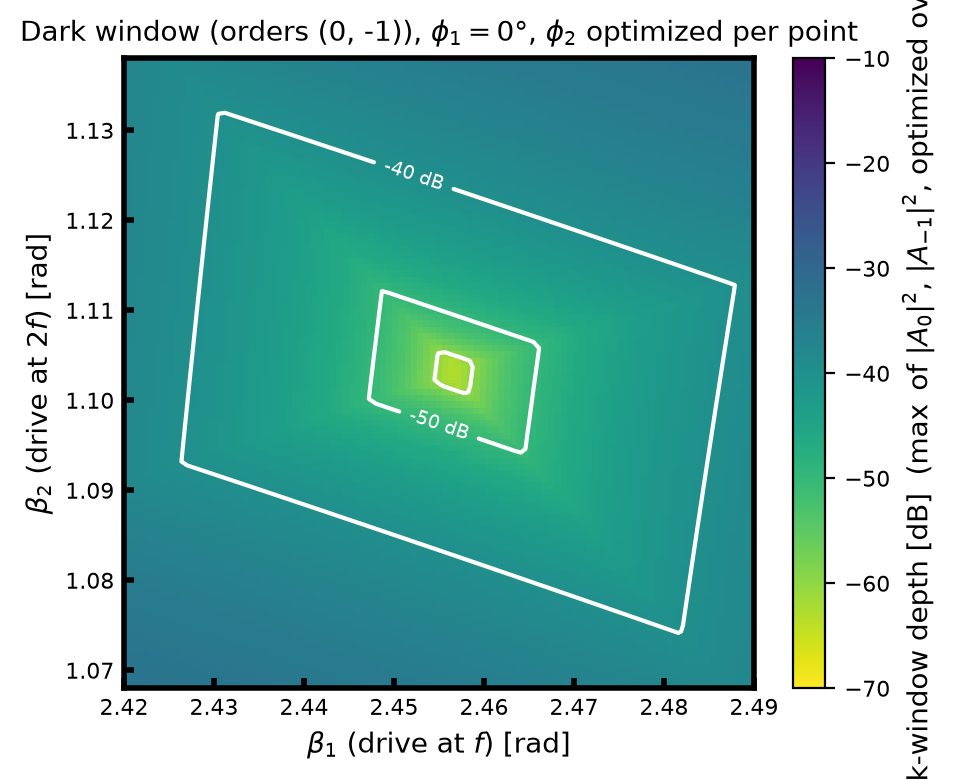

Recreate this plot in Python.
"""
dark_window_theory_investigator.py

Pure-theory investigation of the "dark window" formed by jointly suppressing
harmonic orders in DARK_ORDERS (default: the carrier n=0 and the n=-1
sideband) of a dual-tone phase-modulated drive, as a function of the two
modulation depths beta1 (drive at f) and beta2 (drive at 2f).

At each (beta1, beta2) grid point, the relative phase phi2 is swept (ch1
phase phi1 is held fixed at PHI1_DEG -- only the relative phase phi2-phi1
matters physically) and the metric

    depth(beta1, beta2) = min_phi2  max_{p in DARK_ORDERS} |A_p(beta1, beta2, phi2)|^2

is recorded, in dB: the best achievable joint suppression of every order in
DARK_ORDERS at that (beta1, beta2). A heatmap of this metric is drawn over
the beta1-beta2 grid (centered on BETA1_CENTER/BETA2_CENTER), with
iso-contours at CONTOUR_LEVELS_DB marking where each suppression depth is
achieved.
"""

import sys
from pathlib import Path
sys.path.insert(0, str(Path(__file__).resolve().parent.parent / 'experiment_control'))

import numpy as np
from scipy.special import jv
import matplotlib.pyplot as plt
import matplotlib.colors as mcolors

from graphics import RED2, BLUE2

# ── configuration ─────────────────────────────────────────────────────────────

# beta1-beta2 grid, centered on the nominal design point.
BETA1_CENTER = 2.455
BETA2_CENTER = 1.103
BETA1_HALF_SPAN = 0.035   # grid spans [center - half_span, center + half_span]
BETA2_HALF_SPAN = 0.035
N_BETA1 = 101            # grid resolution (columns)
N_BETA2 = 101            # grid resolution (rows)

PHI1_DEG = 0.0          # ch1 phase (deg); fixed -- only phi2-phi1 matters physically
N_PHI_SEARCH = 1801      # phase-optimization search resolution (grid search over phi2)

# Harmonic orders to jointly suppress (the "dark window"); the metric at each
# (beta1, beta2) is the best achievable (phase-optimized) MAX power across
# these orders.
DARK_ORDERS = (0, -1)

# Bessel series truncation. None = auto, from the grid's max beta + margin.
K_TRUNC = None

# ── contour levels ────────────────────────────────────────────────────────────
CONTOUR_LEVELS_DB = [-60, -50, -40, -30, -20]
# Single color applied to every level, or a list the same length as
# CONTOUR_LEVELS_DB for a distinct color per level.
CONTOUR_COLOR     = '#ffffff'
CONTOUR_LINEWIDTH = 1.5
CONTOUR_LINESTYLE = '-'
CONTOUR_ALPHA      = 1.0
CONTOUR_ZORDER     = 3

CONTOUR_LABEL_SHOW     = True
CONTOUR_LABEL_FONTSIZE = 7
CONTOUR_LABEL_FMT      = '%d dB'
CONTOUR_LABEL_COLOR    = '#ffffff'   # None = match each line's own color

# ── heatmap ───────────────────────────────────────────────────────────────────
HEATMAP_CMAP  = 'viridis_r'   # reversed: darker = more suppression = "better"
HEATMAP_VMIN  = -70.0          # None = auto
HEATMAP_VMAX  = -10.0          # None = auto
SHOW_COLORBAR = True
COLORBAR_LABEL = r'Dark-window depth [dB]  ($\max$ of $|A_0|^2$, $|A_{-1}|^2$, optimized over $\phi_2$)'

# ── design-point marker ────────────────────────────────────────────────────────
SHOW_CENTER_MARKER       = False
CENTER_MARKER            = 'x'
CENTER_MARKERSIZE        = 10
CENTER_MARKER_FACECOLOR  = 'none'
CENTER_MARKER_FACE_ALPHA = 1.0
CENTER_MARKER_EDGECOLOR  = RED2
CENTER_MARKER_EDGE_ALPHA = 1.0
CENTER_MARKER_EDGEWIDTH  = 2.0
CENTER_MARKER_ZORDER     = 5
CENTER_MARKER_LABEL      = 'Design point'

SHOW_GRID   = False
SHOW_LEGEND = True

# Axis limits; None = the beta1/beta2 grid extents above.
XLIM = None
YLIM = None

# ── graphics style ────────────────────────────────────────────────────────────
axes_width_mm   = 100.0
axes_height_mm  =  80.0
left_mm         =  20.0
right_mm        =  24.0   # room for the colorbar
bottom_mm       =  16.0
top_mm          =   8.0
spine_linewidth =   2.0
tick_width      =   2.0
tick_direction  = 'in'
axis_label_fontsize = 10.0
tick_label_fontsize  =  8.0
# ─────────────────────────────────────────────────────────────────────────────

# ── phase-jitter suppression sampling ─────────────────────────────────────────
# Sample N_SAMPLES (beta1, beta2) points from within the region of the grid
# achieving at least SAMPLE_REGION_DB suppression, perturb each point's own
# optimal phi2 (from the heatmap computation) by Gaussian noise with std
# SAMPLE_PHASE_STD_DEG, and histogram the resulting (generally worse than
# optimal) suppression ratio actually realized at that jittered phase.
SHOW_PHASE_JITTER_HISTOGRAM = True
SAMPLE_REGION_DB     = -50.0   # region: metric_grid_db <= this value
SAMPLE_PHASE_STD_DEG = 0.3     # std of Gaussian phase jitter around the optimal phi2
N_SAMPLES            = 100
SAMPLE_SEED          = None    # None = nondeterministic; set an int for reproducible sampling

# ── histogram style ────────────────────────────────────────────────────────────
HIST_BINS      = 20
HIST_LINESTYLE = '-'
HIST_LINEWIDTH = 1.0
HIST_EDGECOLOR = '#000000'
HIST_EDGE_ALPHA = 1.0
HIST_FACECOLOR = BLUE2
HIST_FACE_ALPHA = 0.85
HIST_ZORDER     = 2

HIST_SHOW_GRID   = False
HIST_SHOW_LEGEND = False

HIST_XLIM = None
HIST_YLIM = None

# Histogram figure geometry (independent of the heatmap figure above).
hist_axes_width_mm   = 100.0
hist_axes_height_mm  =  40.0
hist_left_mm         =  20.0
hist_right_mm        =  10.0
hist_bottom_mm       =  16.0
hist_top_mm          =   8.0

HIST_PUBLICATION_SVG_NAME = 'dark_window_phase_jitter_histogram.svg'
# ─────────────────────────────────────────────────────────────────────────────

# ── publication export ────────────────────────────────────────────────────────
# When True: removes axis/tick labels, the title, and the legend (from the
# same figure that's shown and PNG-saved below), and additionally saves an
# SVG to SAVE_FOLDER.
FOR_PUBLICATION = False
SAVE_FOLDER = r"C:\Users\jake\OneDrive - UCB-O365\quantum_nanophoxonics\media"
PUBLICATION_SVG_NAME = 'dark_window_theory_investigator.svg'
# ─────────────────────────────────────────────────────────────────────────────


def _compute_dark_window_grid(beta1_vals: np.ndarray, beta2_vals: np.ndarray, phi1: float,
                               dark_orders, phi_grid: np.ndarray, k_trunc: int):
    """
    For every (beta1, beta2) grid point, the best achievable (phase-optimized)
    joint suppression of every order in dark_orders -- fully vectorized (one
    matrix product per order, rather than looping per grid point).

    Returns (metric_grid_db, best_phi_grid), each shape
    (len(beta2_vals), len(beta1_vals)).
    """
    k = np.arange(-k_trunc, k_trunc + 1)         # (K,)
    E = np.exp(1j * np.outer(k, phi_grid))        # (K, P) -- exp(i*k*phi2)

    n1, n2 = len(beta1_vals), len(beta2_vals)
    worst = np.zeros((n2, n1, len(phi_grid)))

    for order in dark_orders:
        orders_minus_2k = order - 2 * k                            # (K,)
        const = np.exp(1j * orders_minus_2k * phi1)                 # (K,) -- fixed phi1 part
        J1 = jv(orders_minus_2k[None, :], beta1_vals[:, None])      # (n1, K)
        J2 = jv(k[None, :], beta2_vals[:, None])                    # (n2, K)

        coeff = J2[:, None, :] * J1[None, :, :] * const[None, None, :]   # (n2, n1, K)
        A = coeff.reshape(n2 * n1, len(k)) @ E                             # (n2*n1, P)
        power = (np.abs(A) ** 2).reshape(n2, n1, len(phi_grid))
        worst = np.maximum(worst, power)

    best_idx = np.argmin(worst, axis=2)                                          # (n2, n1)
    metric_lin = np.take_along_axis(worst, best_idx[..., None], axis=2)[..., 0]  # (n2, n1)
    metric_db = 10.0 * np.log10(np.maximum(metric_lin, 1e-30))
    best_phi = phi_grid[best_idx]
    return metric_db, best_phi


def _worst_power_at(beta1_arr: np.ndarray, beta2_arr: np.ndarray, phi1: float,
                     phi2_arr: np.ndarray, dark_orders, k_trunc: int) -> np.ndarray:
    """
    max_{p in dark_orders} |A_p|^2, evaluated elementwise at each
    (beta1_arr[i], beta2_arr[i], phi2_arr[i]) triple (not a grid) -- used to
    evaluate the *actual* (generally non-optimal) suppression at a jittered
    phase, as opposed to _compute_dark_window_grid's phase-optimized metric.
    """
    k = np.arange(-k_trunc, k_trunc + 1)              # (K,)
    phase2 = np.exp(1j * np.outer(phi2_arr, k))       # (N, K)
    worst = np.zeros(len(beta1_arr))
    for order in dark_orders:
        orders_minus_2k = order - 2 * k                                    # (K,)
        const = np.exp(1j * orders_minus_2k * phi1)                        # (K,)
        J1 = jv(orders_minus_2k[None, :], beta1_arr[:, None])               # (N, K)
        J2 = jv(k[None, :], beta2_arr[:, None])                             # (N, K)
        A = np.sum(J1 * J2 * const[None, :] * phase2, axis=1)              # (N,)
        worst = np.maximum(worst, np.abs(A) ** 2)
    return worst


def _sample_phase_jitter_suppression(beta1_vals, beta2_vals, metric_grid_db, best_phi_grid,
                                      phi1: float, dark_orders, k_trunc: int):
    """
    Sample N_SAMPLES (beta1, beta2) grid points from within the
    metric_grid_db <= SAMPLE_REGION_DB region (with replacement), perturb
    each sampled point's own optimal phi2 by Gaussian noise (std
    SAMPLE_PHASE_STD_DEG), and evaluate the actual suppression realized at
    that jittered phase.

    Returns (suppression_db, region_count): suppression_db is (N_SAMPLES,);
    region_count is how many distinct grid points satisfy the region cutoff.
    """
    region_i, region_j = np.where(metric_grid_db <= SAMPLE_REGION_DB)
    if len(region_i) == 0:
        raise RuntimeError(
            f"No grid points achieve SAMPLE_REGION_DB={SAMPLE_REGION_DB} dB; "
            "widen the beta1/beta2 span or relax the threshold."
        )

    rng = np.random.default_rng(SAMPLE_SEED)
    pick = rng.integers(0, len(region_i), size=N_SAMPLES)
    i_pick, j_pick = region_i[pick], region_j[pick]

    beta1_samples = beta1_vals[j_pick]
    beta2_samples = beta2_vals[i_pick]
    phi_optimal_samples = best_phi_grid[i_pick, j_pick]

    phase_std_rad = np.deg2rad(SAMPLE_PHASE_STD_DEG)
    phi_jittered = phi_optimal_samples + rng.normal(0.0, phase_std_rad, size=N_SAMPLES)

    worst_lin = _worst_power_at(beta1_samples, beta2_samples, phi1, phi_jittered,
                                 dark_orders, k_trunc)
    suppression_db = 10.0 * np.log10(np.maximum(worst_lin, 1e-30))
    return suppression_db, len(region_i)


def _make_figure():
    fig_w = left_mm + axes_width_mm + right_mm
    fig_h = bottom_mm + axes_height_mm + top_mm
    fig, ax = plt.subplots(figsize=(fig_w / 25.4, fig_h / 25.4))
    fig.subplots_adjust(
        left   = left_mm   / fig_w,
        right  = 1 - right_mm  / fig_w,
        bottom = bottom_mm / fig_h,
        top    = 1 - top_mm    / fig_h,
    )
    return fig, ax


def _build_figure(beta1_vals, beta2_vals, metric_grid_db, title, show_labels: bool):
    """
    Build one heatmap figure. show_labels=True gives the normal, fully-labeled
    figure; False gives the stripped publication variant -- built as its own
    separate figure rather than a mutation of the labeled one.
    """
    fig, ax = _make_figure()

    extent = [beta1_vals[0], beta1_vals[-1], beta2_vals[0], beta2_vals[-1]]
    im = ax.imshow(metric_grid_db, origin='lower', aspect='auto', extent=extent,
                   cmap=HEATMAP_CMAP, vmin=HEATMAP_VMIN, vmax=HEATMAP_VMAX, zorder=1)

    if SHOW_COLORBAR:
        cb = plt.colorbar(im, ax=ax)
        if show_labels:
            cb.set_label(COLORBAR_LABEL, fontsize=axis_label_fontsize)
        cb.ax.tick_params(labelsize=tick_label_fontsize)

    B1, B2 = np.meshgrid(beta1_vals, beta2_vals)
    n_levels = len(CONTOUR_LEVELS_DB)
    colors = CONTOUR_COLOR if isinstance(CONTOUR_COLOR, (list, tuple)) else [CONTOUR_COLOR] * n_levels
    levels_and_colors = sorted(zip(CONTOUR_LEVELS_DB, colors))
    sorted_levels = [lvl for lvl, _ in levels_and_colors]
    sorted_colors = [c for _, c in levels_and_colors]

    cs = ax.contour(B1, B2, metric_grid_db, levels=sorted_levels, colors=sorted_colors,
                     linewidths=CONTOUR_LINEWIDTH, linestyles=CONTOUR_LINESTYLE,
                     alpha=CONTOUR_ALPHA, zorder=CONTOUR_ZORDER)
    # matplotlib >=3.10 draws contours as one artist (no .collections);
    # older versions expose a list of LineCollections instead.
    if hasattr(cs, 'collections'):
        for coll in cs.collections:
            coll.set_capstyle('round')
    else:
        cs.set_capstyle('round')
    if show_labels and CONTOUR_LABEL_SHOW:
        ax.clabel(cs, inline=True, fontsize=CONTOUR_LABEL_FONTSIZE, fmt=CONTOUR_LABEL_FMT,
                  colors=(CONTOUR_LABEL_COLOR if CONTOUR_LABEL_COLOR is not None else None))

    if SHOW_CENTER_MARKER:
        ax.plot([BETA1_CENTER], [BETA2_CENTER], linestyle='none',
                marker=CENTER_MARKER, markersize=CENTER_MARKERSIZE,
                markerfacecolor=mcolors.to_rgba(CENTER_MARKER_FACECOLOR, CENTER_MARKER_FACE_ALPHA)
                                 if CENTER_MARKER_FACECOLOR != 'none' else 'none',
                markeredgecolor=mcolors.to_rgba(CENTER_MARKER_EDGECOLOR, CENTER_MARKER_EDGE_ALPHA),
                markeredgewidth=CENTER_MARKER_EDGEWIDTH, zorder=CENTER_MARKER_ZORDER,
                label=CENTER_MARKER_LABEL)

    ax.set_xlim(XLIM if XLIM is not None else (beta1_vals[0], beta1_vals[-1]))
    ax.set_ylim(YLIM if YLIM is not None else (beta2_vals[0], beta2_vals[-1]))

    for spine in ax.spines.values():
        spine.set_linewidth(spine_linewidth)
    ax.tick_params(axis='both', direction=tick_direction, width=tick_width,
                    labelsize=tick_label_fontsize)

    if show_labels:
        ax.set_xlabel(r'$\beta_1$ (drive at $f$) [rad]', fontsize=axis_label_fontsize)
        ax.set_ylabel(r'$\beta_2$ (drive at $2f$) [rad]', fontsize=axis_label_fontsize)
        ax.set_title(title, fontsize=axis_label_fontsize)
        if SHOW_GRID:
            ax.grid()
        if SHOW_LEGEND and SHOW_CENTER_MARKER:
            ax.legend(fontsize=tick_label_fontsize, frameon=False)
    else:
        ax.set_xlabel('')
        ax.set_ylabel('')
        ax.set_title('')
        ax.tick_params(labelbottom=False, labelleft=False)

    return fig, ax


def _build_histogram_figure(suppression_db, title, show_labels: bool):
    """
    Build one histogram figure of the phase-jitter-degraded suppression
    samples. show_labels=True gives the normal, fully-labeled figure; False
    gives the stripped publication variant -- its own separate figure, as in
    _build_figure above.
    """
    fig_w = hist_left_mm + hist_axes_width_mm + hist_right_mm
    fig_h = hist_bottom_mm + hist_axes_height_mm + hist_top_mm
    fig, ax = plt.subplots(figsize=(fig_w / 25.4, fig_h / 25.4))
    fig.subplots_adjust(
        left   = hist_left_mm   / fig_w,
        right  = 1 - hist_right_mm  / fig_w,
        bottom = hist_bottom_mm / fig_h,
        top    = 1 - hist_top_mm    / fig_h,
    )

    ax.hist(
        suppression_db, bins=HIST_BINS,
        facecolor=mcolors.to_rgba(HIST_FACECOLOR, HIST_FACE_ALPHA),
        edgecolor=mcolors.to_rgba(HIST_EDGECOLOR, HIST_EDGE_ALPHA),
        linewidth=HIST_LINEWIDTH, linestyle=HIST_LINESTYLE, zorder=HIST_ZORDER,
        label=f'n={N_SAMPLES}',
    )

    if HIST_XLIM is not None:
        ax.set_xlim(HIST_XLIM)
    if HIST_YLIM is not None:
        ax.set_ylim(HIST_YLIM)

    for spine in ax.spines.values():
        spine.set_linewidth(spine_linewidth)
    ax.tick_params(axis='both', direction=tick_direction, width=tick_width,
                    labelsize=tick_label_fontsize)

    if show_labels:
        ax.set_xlabel('Suppression [dB]  (max of $|A_0|^2$, $|A_{-1}|^2$)',
                       fontsize=axis_label_fontsize)
        ax.set_ylabel('Count', fontsize=axis_label_fontsize)
        ax.set_title(title, fontsize=axis_label_fontsize)
        if HIST_SHOW_GRID:
            ax.grid()
        if HIST_SHOW_LEGEND:
            ax.legend(fontsize=tick_label_fontsize, frameon=False)
    else:
        ax.set_xlabel('')
        ax.set_ylabel('')
        ax.set_title('')
        ax.tick_params(labelbottom=False, labelleft=False)

    return fig, ax


def main():
    beta1_vals = np.linspace(BETA1_CENTER - BETA1_HALF_SPAN, BETA1_CENTER + BETA1_HALF_SPAN, N_BETA1)
    beta2_vals = np.linspace(BETA2_CENTER - BETA2_HALF_SPAN, BETA2_CENTER + BETA2_HALF_SPAN, N_BETA2)
    phi1 = np.deg2rad(PHI1_DEG)
    phi_grid = np.linspace(0.0, 2 * np.pi, N_PHI_SEARCH, endpoint=False)
    k_trunc = K_TRUNC if K_TRUNC is not None else int(2 * max(beta1_vals.max(), beta2_vals.max())) + 20

    print(f"Dark window orders : {DARK_ORDERS}")
    print(f"beta1 grid         : {beta1_vals[0]:.4f} - {beta1_vals[-1]:.4f} rad  ({N_BETA1} points)")
    print(f"beta2 grid         : {beta2_vals[0]:.4f} - {beta2_vals[-1]:.4f} rad  ({N_BETA2} points)")
    print(f"Phase search       : {N_PHI_SEARCH} points,  k_trunc={k_trunc}")
    print("Computing grid...")

    metric_grid_db, best_phi_grid = _compute_dark_window_grid(
        beta1_vals, beta2_vals, phi1, DARK_ORDERS, phi_grid, k_trunc)

    # Global best point found anywhere in the grid.
    i_best, j_best = np.unravel_index(np.argmin(metric_grid_db), metric_grid_db.shape)
    print(f"\nDeepest point in grid:")
    print(f"  beta1={beta1_vals[j_best]:.4f} rad,  beta2={beta2_vals[i_best]:.4f} rad")
    print(f"  depth={metric_grid_db[i_best, j_best]:.2f} dB  "
          f"at phi2={np.degrees(best_phi_grid[i_best, j_best]):.1f} deg")

    # Value at the exact design-point center (nearest grid index).
    j_center = int(np.argmin(np.abs(beta1_vals - BETA1_CENTER)))
    i_center = int(np.argmin(np.abs(beta2_vals - BETA2_CENTER)))
    print(f"\nAt design point (beta1={BETA1_CENTER}, beta2={BETA2_CENTER}):")
    print(f"  depth={metric_grid_db[i_center, j_center]:.2f} dB  "
          f"at phi2={np.degrees(best_phi_grid[i_center, j_center]):.1f} deg  "
          f"(nearest grid point)")

    title = (rf'Dark window (orders {DARK_ORDERS}), $\phi_1={PHI1_DEG:.0f}°$, '
             rf'$\phi_2$ optimized per point')

    fig, ax = _build_figure(beta1_vals, beta2_vals, metric_grid_db, title, show_labels=True)

    if FOR_PUBLICATION:
        fig_pub, _ax_pub = _build_figure(beta1_vals, beta2_vals, metric_grid_db, title,
                                          show_labels=False)
        pub_path = Path(SAVE_FOLDER) / PUBLICATION_SVG_NAME
        fig_pub.savefig(pub_path, format='svg', bbox_inches='tight')
        print(f"\nSaved: {pub_path}")

    out_path = Path(__file__).parent / 'dark_window_theory_investigator.png'
    fig.savefig(out_path, dpi=200, bbox_inches='tight')
    print(f"Saved: {out_path}")

    if SHOW_PHASE_JITTER_HISTOGRAM:
        suppression_db, region_count = _sample_phase_jitter_suppression(
            beta1_vals, beta2_vals, metric_grid_db, best_phi_grid,
            phi1, DARK_ORDERS, k_trunc)

        print(f"\nPhase-jitter sampling ({N_SAMPLES} samples, "
              f"std={SAMPLE_PHASE_STD_DEG} deg, region <= {SAMPLE_REGION_DB} dB):")
        print(f"  Grid points in region : {region_count} / {metric_grid_db.size}")
        print(f"  Suppression realized  : mean={suppression_db.mean():.2f} dB,  "
              f"std={suppression_db.std():.2f} dB,  "
              f"min={suppression_db.min():.2f} dB,  max={suppression_db.max():.2f} dB")

        hist_title = (rf'Suppression under $\phi_2$ jitter ($\sigma$={SAMPLE_PHASE_STD_DEG}°), '
                      rf'sampled from $\leq${SAMPLE_REGION_DB:.0f} dB region, n={N_SAMPLES}')

        fig_hist, ax_hist = _build_histogram_figure(suppression_db, hist_title, show_labels=True)

        if FOR_PUBLICATION:
            fig_hist_pub, _ax_hist_pub = _build_histogram_figure(
                suppression_db, hist_title, show_labels=False)
            hist_pub_path = Path(SAVE_FOLDER) / HIST_PUBLICATION_SVG_NAME
            fig_hist_pub.savefig(hist_pub_path, format='svg', bbox_inches='tight')
            print(f"Saved: {hist_pub_path}")

        hist_out_path = Path(__file__).parent / 'dark_window_phase_jitter_histogram.png'
        fig_hist.savefig(hist_out_path, dpi=200, bbox_inches='tight')
        print(f"Saved: {hist_out_path}")

    plt.show()


if __name__ == '__main__':
    main()
